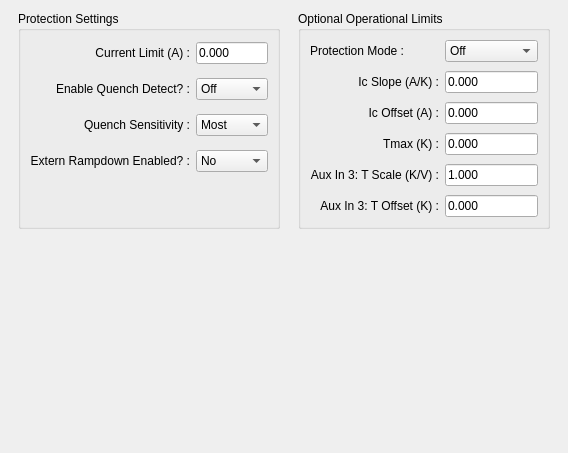
          <widget class="QWidget" name="protectionPage">
           <property name="geometry">
            <rect>
             <x>0</x>
             <y>0</y>
             <width>531</width>
             <height>449</height>
            </rect>
           </property>
           <attribute name="label">
            <string>Protection</string>
           </attribute>
           <layout class="QGridLayout" name="protectionPageLayout">
            <property name="leftMargin">
             <number>18</number>
            </property>
            <property name="rightMargin">
             <number>18</number>
            </property>
            <property name="bottomMargin">
             <number>18</number>
            </property>
            <property name="horizontalSpacing">
             <number>18</number>
            </property>
            <item row="0" column="0">
             <widget class="QGroupBox" name="protectionGroupBox">
              <property name="title">
               <string>Protection Settings</string>
              </property>
              <layout class="QGridLayout" name="protectionGroupLayout">
               <property name="verticalSpacing">
                <number>12</number>
               </property>
               <item row="0" column="0" colspan="2">
                <widget class="QLabel" name="currentLimitLabel">
                 <property name="text">
                  <string>Current Limit (A) :</string>
                 </property>
                 <property name="alignment">
                  <set>Qt::AlignRight|Qt::AlignTrailing|Qt::AlignVCenter</set>
                 </property>
                </widget>
               </item>
               <item row="0" column="2">
                <widget class="QLineEdit" name="currentLimitEdit">
                 <property name="text">
                  <string>0.000</string>
                 </property>
                </widget>
               </item>
               <item row="1" column="2">
                <widget class="QComboBox" name="quenchEnableComboBox">
                 <property name="maximumSize">
                  <size>
                   <width>16777215</width>
                   <height>16777215</height>
                  </size>
                 </property>
                 <item>
                  <property name="text">
                   <string>Off</string>
                  </property>
                 </item>
                 <item>
                  <property name="text">
                   <string>Current</string>
                  </property>
                 </item>
                 <item>
                  <property name="text">
                   <string>Tmax</string>
                  </property>
                 </item>
                 <item>
                  <property name="text">
                   <string>Both</string>
                  </property>
                 </item>
                </widget>
               </item>
               <item row="2" column="2">
                <widget class="QComboBox" name="quenchSensitivityComboBox">
                 <property name="maximumSize">
                  <size>
                   <width>16777215</width>
                   <height>16777215</height>
                  </size>
                 </property>
                 <item>
                  <property name="text">
                   <string>Most</string>
                  </property>
                 </item>
                 <item>
                  <property name="text">
                   <string>More</string>
                  </property>
                 </item>
                 <item>
                  <property name="text">
                   <string>Normal</string>
                  </property>
                 </item>
                 <item>
                  <property name="text">
                   <string>Less</string>
                  </property>
                 </item>
                 <item>
                  <property name="text">
                   <string>Least</string>
                  </property>
                 </item>
                </widget>
               </item>
               <item row="3" column="0" colspan="2">
                <widget class="QLabel" name="externRampdownLabel">
                 <property name="text">
                  <string>Extern Rampdown Enabled? :</string>
                 </property>
                 <property name="alignment">
                  <set>Qt::AlignRight|Qt::AlignTrailing|Qt::AlignVCenter</set>
                 </property>
                </widget>
               </item>
               <item row="3" column="2">
                <widget class="QComboBox" name="externRampdownComboBox">
                 <property name="maximumSize">
                  <size>
                   <width>16777215</width>
                   <height>16777215</height>
                  </size>
                 </property>
                 <item>
                  <property name="text">
                   <string>No</string>
                  </property>
                 </item>
                 <item>
                  <property name="text">
                   <string>Yes</string>
                  </property>
                 </item>
                </widget>
               </item>
               <item row="4" column="1" colspan="2">
                <spacer name="verticalSpacer_11">
                 <property name="orientation">
                  <enum>Qt::Vertical</enum>
                 </property>
                 <property name="sizeType">
                  <enum>QSizePolicy::Preferred</enum>
                 </property>
                 <property name="sizeHint" stdset="0">
                  <size>
                   <width>20</width>
                   <height>40</height>
                  </size>
                 </property>
                </spacer>
               </item>
               <item row="2" column="0" colspan="2">
                <widget class="QLabel" name="quenchSensitivityLabel">
                 <property name="text">
                  <string>Quench Sensitivity :</string>
                 </property>
                 <property name="alignment">
                  <set>Qt::AlignRight|Qt::AlignTrailing|Qt::AlignVCenter</set>
                 </property>
                </widget>
               </item>
               <item row="1" column="0" colspan="2">
                <widget class="QLabel" name="quenchEnableLabel">
                 <property name="text">
                  <string>Enable Quench Detect? :</string>
                 </property>
                 <property name="alignment">
                  <set>Qt::AlignRight|Qt::AlignTrailing|Qt::AlignVCenter</set>
                 </property>
                </widget>
               </item>
              </layout>
             </widget>
            </item>
            <item row="0" column="1">
             <widget class="QGroupBox" name="opcGroupBox">
              <property name="title">
               <string>Optional Operational Limits</string>
              </property>
              <layout class="QGridLayout" name="opcGroupLayout">
               <property name="verticalSpacing">
                <number>9</number>
               </property>
               <item row="3" column="0" colspan="2">
                <widget class="QLabel" name="icOffsetLabel">
                 <property name="text">
                  <string>Ic Offset (A) :</string>
                 </property>
                 <property name="alignment">
                  <set>Qt::AlignRight|Qt::AlignTrailing|Qt::AlignVCenter</set>
                 </property>
                </widget>
               </item>
               <item row="2" column="2">
                <widget class="QLineEdit" name="icSlopeEdit">
                 <property name="text">
                  <string>0.000</string>
                 </property>
                </widget>
               </item>
               <item row="3" column="2">
                <widget class="QLineEdit" name="icOffsetEdit">
                 <property name="text">
                  <string>0.000</string>
                 </property>
                </widget>
               </item>
               <item row="0" column="0">
                <widget class="QLabel" name="protectionModeLabel">
                 <property name="text">
                  <string>Protection Mode :</string>
                 </property>
                 <property name="alignment">
                  <set>Qt::AlignRight|Qt::AlignTrailing|Qt::AlignVCenter</set>
                 </property>
                </widget>
               </item>
               <item row="4" column="0" colspan="2">
                <widget class="QLabel" name="tmaxLabel">
                 <property name="text">
                  <string>Tmax (K) :</string>
                 </property>
                 <property name="alignment">
                  <set>Qt::AlignRight|Qt::AlignTrailing|Qt::AlignVCenter</set>
                 </property>
                </widget>
               </item>
               <item row="2" column="0" colspan="2">
                <widget class="QLabel" name="icSlopeLabel">
                 <property name="text">
                  <string>Ic Slope (A/K) :</string>
                 </property>
                 <property name="alignment">
                  <set>Qt::AlignRight|Qt::AlignTrailing|Qt::AlignVCenter</set>
                 </property>
                </widget>
               </item>
               <item row="0" column="2">
                <widget class="QComboBox" name="protectionModeComboBox">
                 <property name="maximumSize">
                  <size>
                   <width>16777215</width>
                   <height>16777215</height>
                  </size>
                 </property>
                 <item>
                  <property name="text">
                   <string>Off</string>
                  </property>
                 </item>
                 <item>
                  <property name="text">
                   <string>On Entry</string>
                  </property>
                 </item>
                 <item>
                  <property name="text">
                   <string>Continuous</string>
                  </property>
                 </item>
                </widget>
               </item>
               <item row="6" column="2">
                <widget class="QLineEdit" name="toffsetEdit">
                 <property name="text">
                  <string>0.000</string>
                 </property>
                </widget>
               </item>
               <item row="5" column="2">
                <widget class="QLineEdit" name="tscaleEdit">
                 <property name="text">
                  <string>1.000</string>
                 </property>
                </widget>
               </item>
               <item row="4" column="2">
                <widget class="QLineEdit" name="tmaxEdit">
                 <property name="text">
                  <string>0.000</string>
                 </property>
                </widget>
               </item>
               <item row="5" column="0" colspan="2">
                <widget class="QLabel" name="aux3ScaleLabel">
                 <property name="text">
                  <string>Aux In 3: T Scale (K/V) :</string>
                 </property>
                 <property name="alignment">
                  <set>Qt::AlignRight|Qt::AlignTrailing|Qt::AlignVCenter</set>
                 </property>
                </widget>
               </item>
               <item row="6" column="0" colspan="2">
                <widget class="QLabel" name="aux3OffsetLabel">
                 <property name="text">
                  <string>Aux In 3: T Offset (K) :</string>
                 </property>
                 <property name="alignment">
                  <set>Qt::AlignRight|Qt::AlignTrailing|Qt::AlignVCenter</set>
                 </property>
                </widget>
               </item>
               <item row="1" column="2">
                <spacer name="verticalSpacer_13">
                 <property name="orientation">
                  <enum>Qt::Vertical</enum>
                 </property>
                 <property name="sizeType">
                  <enum>QSizePolicy::Preferred</enum>
                 </property>
                 <property name="sizeHint" stdset="0">
                  <size>
                   <width>17</width>
                   <height>12</height>
                  </size>
                 </property>
                </spacer>
               </item>
              </layout>
             </widget>
            </item>
            <item row="1" column="0" colspan="2">
             <widget class="QWidget" name="widget" native="true">
              <property name="sizePolicy">
               <sizepolicy hsizetype="Preferred" vsizetype="MinimumExpanding">
                <horstretch>0</horstretch>
                <verstretch>0</verstretch>
               </sizepolicy>
              </property>
              <property name="minimumSize">
               <size>
                <width>0</width>
                <height>200</height>
               </size>
              </property>
             </widget>
            </item>
           </layout>
          </widget>
